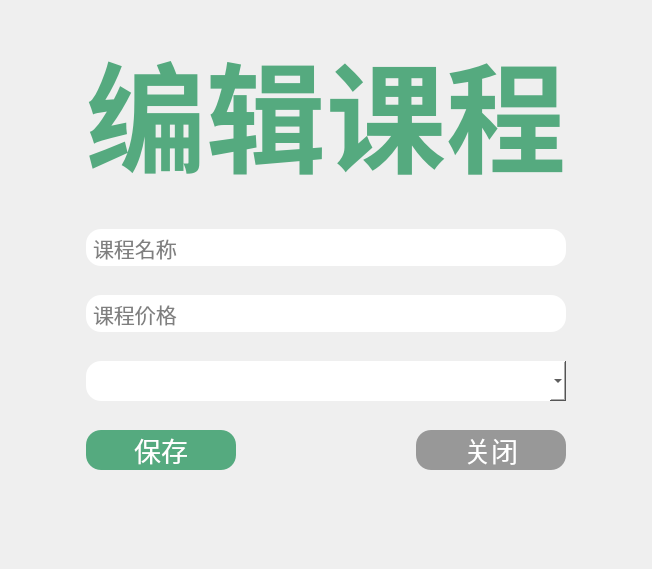
             <widget class="QWidget" name="page_5">
              <layout class="QHBoxLayout" name="horizontalLayout_20">
               <item>
                <layout class="QVBoxLayout" name="verticalLayout_3">
                 <item>
                  <spacer name="verticalSpacer_9">
                   <property name="orientation">
                    <enum>Qt::Vertical</enum>
                   </property>
                   <property name="sizeHint" stdset="0">
                    <size>
                     <width>630</width>
                     <height>13</height>
                    </size>
                   </property>
                  </spacer>
                 </item>
                 <item>
                  <layout class="QHBoxLayout" name="horizontalLayout_18">
                   <item>
                    <spacer name="horizontalSpacer_10">
                     <property name="orientation">
                      <enum>Qt::Horizontal</enum>
                     </property>
                     <property name="sizeHint" stdset="0">
                      <size>
                       <width>40</width>
                       <height>20</height>
                      </size>
                     </property>
                    </spacer>
                   </item>
                   <item>
                    <layout class="QVBoxLayout" name="verticalLayout_12">
                     <property name="spacing">
                      <number>29</number>
                     </property>
                     <item>
                      <widget class="QLabel" name="label_5">
                       <property name="font">
                        <font>
                         <family>微软雅黑</family>
                         <pointsize>90</pointsize>
                         <bold>true</bold>
                        </font>
                       </property>
                       <property name="styleSheet">
                        <string notr="true">color: rgb(85, 170, 127);</string>
                       </property>
                       <property name="text">
                        <string>编辑课程</string>
                       </property>
                       <property name="alignment">
                        <set>Qt::AlignCenter</set>
                       </property>
                      </widget>
                     </item>
                     <item>
                      <widget class="QLineEdit" name="lineEdit_10">
                       <property name="font">
                        <font>
                         <pointsize>16</pointsize>
                        </font>
                       </property>
                       <property name="styleSheet">
                        <string notr="true">border-radius:15px;
padding:5px;
background-color: rgb(255, 255, 255);</string>
                       </property>
                       <property name="readOnly">
                        <bool>true</bool>
                       </property>
                       <property name="placeholderText">
                        <string>课程名称</string>
                       </property>
                      </widget>
                     </item>
                     <item>
                      <widget class="QLineEdit" name="lineEdit_11">
                       <property name="font">
                        <font>
                         <pointsize>16</pointsize>
                        </font>
                       </property>
                       <property name="styleSheet">
                        <string notr="true">border-radius:15px;
padding:5px;
background-color: rgb(255, 255, 255);</string>
                       </property>
                       <property name="text">
                        <string/>
                       </property>
                       <property name="echoMode">
                        <enum>QLineEdit::Normal</enum>
                       </property>
                       <property name="cursorPosition">
                        <number>0</number>
                       </property>
                       <property name="placeholderText">
                        <string>课程价格</string>
                       </property>
                      </widget>
                     </item>
                     <item>
                      <widget class="QComboBox" name="comboBox_2">
                       <property name="font">
                        <font>
                         <pointsize>18</pointsize>
                        </font>
                       </property>
                       <property name="styleSheet">
                        <string notr="true">border-radius:15px;
padding:5px;
background-color: rgb(255, 255, 255);</string>
                       </property>
                      </widget>
                     </item>
                     <item>
                      <layout class="QHBoxLayout" name="horizontalLayout_19">
                       <property name="spacing">
                        <number>180</number>
                       </property>
                       <property name="rightMargin">
                        <number>0</number>
                       </property>
                       <property name="bottomMargin">
                        <number>5</number>
                       </property>
                       <item>
                        <widget class="QPushButton" name="pushButton_10">
                         <property name="font">
                          <font>
                           <pointsize>20</pointsize>
                          </font>
                         </property>
                         <property name="styleSheet">
                          <string notr="true">QPushButton{
	border-radius:15px;
	color: rgb(255, 255, 255);
	background-color: rgb(85, 170, 127);
}

QPushButton:hover{
	background-color: rgb(95, 191, 141);
}

QPushButton:pressed{
	background-color: rgb(73, 147, 109);
}



</string>
                         </property>
                         <property name="text">
                          <string>保存</string>
                         </property>
                        </widget>
                       </item>
                       <item>
                        <widget class="QPushButton" name="pushButton_11">
                         <property name="font">
                          <font>
                           <pointsize>20</pointsize>
                          </font>
                         </property>
                         <property name="styleSheet">
                          <string notr="true">QPushButton{
	border-radius:15px;
	color: rgb(255, 255, 255);
	background-color: rgb(152, 152, 152);
}

QPushButton:hover{
	background-color: rgb(190, 190, 190);
}
QPushButton:pressed{
	
	background-color: rgb(131, 131, 131);
}</string>
                         </property>
                         <property name="text">
                          <string>关闭</string>
                         </property>
                        </widget>
                       </item>
                      </layout>
                     </item>
                    </layout>
                   </item>
                   <item>
                    <spacer name="horizontalSpacer_11">
                     <property name="orientation">
                      <enum>Qt::Horizontal</enum>
                     </property>
                     <property name="sizeHint" stdset="0">
                      <size>
                       <width>40</width>
                       <height>20</height>
                      </size>
                     </property>
                    </spacer>
                   </item>
                  </layout>
                 </item>
                 <item>
                  <spacer name="verticalSpacer_10">
                   <property name="orientation">
                    <enum>Qt::Vertical</enum>
                   </property>
                   <property name="sizeHint" stdset="0">
                    <size>
                     <width>630</width>
                     <height>83</height>
                    </size>
                   </property>
                  </spacer>
                 </item>
                </layout>
               </item>
              </layout>
             </widget>
